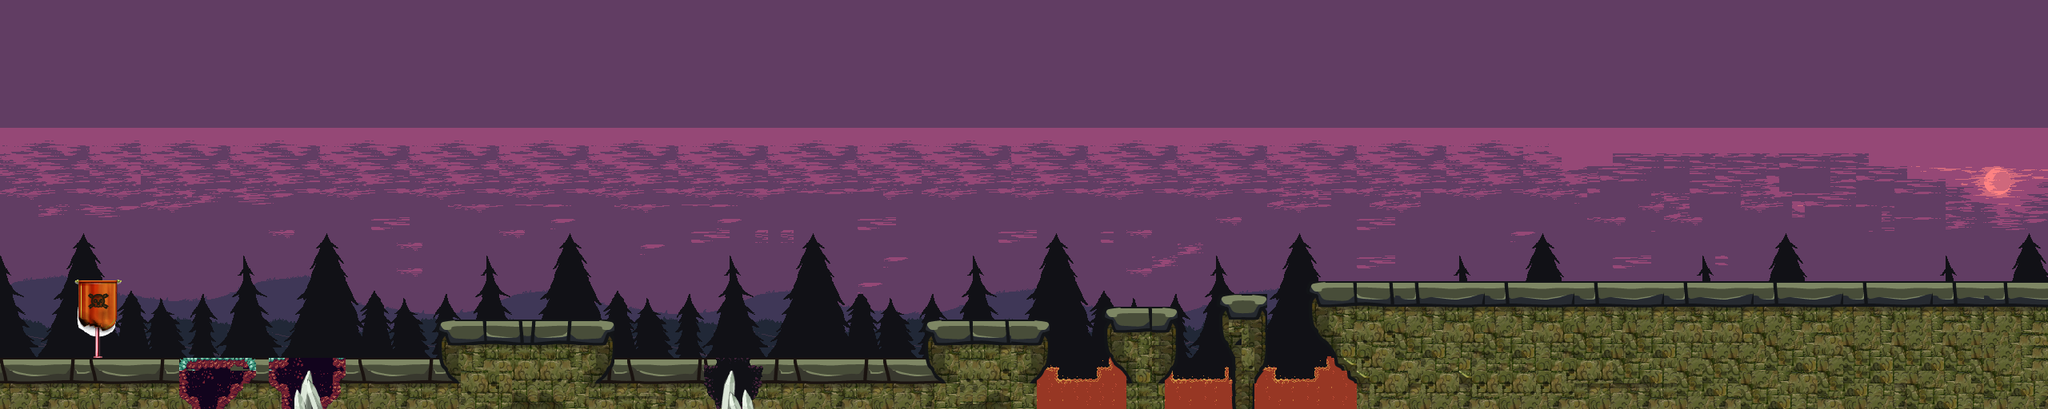

This game map was drawn from its Tiled (.tmx) file and the tilesets committed beside it. A one-line description and the trimmed map source follow:
An orthogonal 160x32 tile map with 16x16 px tiles, 9 tile layers (Background, FarBackgound2, FarBackground, Ground, ...), 13 tilesets and 54 objects.

<map version="1.10" tiledversion="1.11.0" orientation="orthogonal" renderorder="right-down" width="160" height="32" tilewidth="16" tileheight="16" infinite="0" nextlayerid="17" nextobjectid="144">
 <tileset firstgid="1" source="TileConvert/Castle -Background  Layer 2.tsx" />
 <tileset firstgid="7057" source="TileConvert/Night.tsx" />
 <tileset firstgid="7266" source="TileConvert/Dark Tree.tsx" />
 <tileset firstgid="7475" source="TileConvert/Far Forest.tsx" />
 <tileset firstgid="7684" source="TileConvert/dirt.tsx" />
 <tileset firstgid="7774" source="TileConvert/Trap_Spike.tsx" />
 <tileset firstgid="7823" source="TileConvert/death_sign.tsx" />
 <tileset firstgid="7872" source="TileConvert/tl2.tsx" />
 <tileset firstgid="7921" source="TileConvert/tl5.tsx" />
 <tileset firstgid="7970" source="TileConvert/tl6.tsx" />
 <tileset firstgid="8019" source="TileConvert/tl4.tsx" />
 <tileset firstgid="8068" source="TileConvert/lava.tsx" />
 <tileset firstgid="8086" source="TileConvert/tl3.tsx" />
 <layer id="2" name="Background" width="160" height="32">
  <data>[5120 cells, 5120 non-empty, 1 distinct tile ids]</data>
 </layer>
 <layer id="4" name="FarBackgound2" width="160" height="32">
  <data>[5120 cells, 785 non-empty, 95 distinct tile ids]</data>
 </layer>
 <layer id="3" name="FarBackground" width="160" height="32">
  <data>[5120 cells, 790 non-empty, 95 distinct tile ids]</data>
 </layer>
 <layer id="1" name="Ground" width="160" height="32">
  <data>[5120 cells, 2400 non-empty, 237 distinct tile ids]</data>
 </layer>
 <layer id="12" name="Lava" width="160" height="32">
  <data>[5120 cells, 90 non-empty, 18 distinct tile ids]</data>
 </layer>
 <layer id="5" name="Dirt" width="160" height="32">
  <data>[5120 cells, 1270 non-empty, 190 distinct tile ids]</data>
 </layer>
 <layer id="6" name="Trap" width="160" height="32">
  <data>[5120 cells, 14 non-empty, 8 distinct tile ids]</data>
 </layer>
 <layer id="7" name="Trap2" width="160" height="32">
  <data>[5120 cells, 14 non-empty, 10 distinct tile ids]</data>
 </layer>
 <layer id="9" name="Above dirt" width="160" height="32">
  <data>[5120 cells, 749 non-empty, 140 distinct tile ids]</data>
 </layer>
 <objectgroup id="10" name="GroundObject">
  <object id="13" x="0" y="448" width="368" height="16" />
  <object id="14" x="416" y="448" width="144" height="16" />
  <object id="16" x="544" y="400" width="16" height="48" />
  <object id="17" x="560" y="400" width="208" height="16" />
  <object id="18" x="752" y="400" width="16" height="64" />
  <object id="19" x="752" y="448" width="144" height="16" />
  <object id="21" x="928" y="448" width="240" height="16" />
  <object id="22" x="1152" y="400" width="16" height="64" />
  <object id="23" x="1152" y="400" width="160" height="16" />
  <object id="26" x="1376" y="384" width="16" height="64" />
  <object id="28" x="1376" y="384" width="96" height="16" />
  <object id="29" x="1456" y="384" width="16" height="80" />
  <object id="34" x="1664" y="432" width="16" height="16" />
  <object id="35" x="1648" y="416" width="16" height="16" />
  <object id="36" x="1632" y="400" width="16" height="16" />
  <object id="37" x="1632" y="352" width="16" height="48" />
  <object id="38" x="1632" y="352" width="928" height="16" />
  <object id="46" x="1296" y="416" width="16" height="32" />
  <object id="66" x="1520" y="368" width="64" height="64" />
  <object id="67" x="1536" y="432" width="48" height="32" />
  <object id="98" x="0" y="160" height="288" />
  <object id="99" x="2560" y="160" height="192" />
 </objectgroup>
 <objectgroup id="11" name="Trap">
  <object id="40" x="368" y="464" width="32" height="48" />
  <object id="41" x="400" y="480" width="16" height="16" />
  <object id="42" x="896" y="464" width="32" height="48" />
  <object id="43" x="928" y="480" width="16" height="32" />
  <object id="81" x="416" y="464" width="16" height="16" />
  <object id="82" x="416" y="480" width="16" height="16" />
  <object id="128" x="1296" y="448" width="16" height="48" />
  <object id="129" x="1312" y="480" width="80" height="16" />
  <object id="131" x="1392" y="448" width="16" height="48" />
  <object id="133" x="1456" y="464" width="16" height="32" />
  <object id="134" x="1472" y="480" width="80" height="16" />
  <object id="135" x="1536" y="464" width="16" height="16" />
  <object id="137" x="1568" y="464" width="16" height="32" />
  <object id="138" x="1584" y="480" width="96" height="16" />
  <object id="139" x="1664" y="448" width="16" height="32" />
 </objectgroup>
 <objectgroup id="14" name="Pilar">
  <object id="84" x="352" y="416" width="16" height="32" />
  <object id="86" x="16" y="416" width="16" height="32" />
  <object id="88" x="544" y="368" width="16" height="32" />
  <object id="89" x="752" y="368" width="16" height="32" />
  <object id="92" x="992" y="416" width="16" height="32" />
  <object id="94" x="1648" y="320" width="11.3333" height="32" />
  <object id="96" x="2192" y="320" width="16" height="32" />
  <object id="97" x="2528" y="320" width="16" height="32" />
  <object id="115" x="1136" y="416" width="16" height="32" />
 </objectgroup>
 <objectgroup id="15" name="Orcs">
  <object id="102" x="144" y="432" width="16" height="16" />
  <object id="103" x="624" y="384" width="16" height="16" />
  <object id="104" x="1056" y="432" width="16" height="16" />
  <object id="105" x="1824" y="336" width="16" height="16" />
  <object id="106" x="2096" y="336" width="16" height="16" />
  <object id="107" x="2352" y="336" width="16" height="16" />
 </objectgroup>
 <objectgroup id="16" name="Chest">
  <object id="125" x="480" y="432" width="16" height="16" />
  <object id="142" x="1248" y="384" width="16" height="16" />
 </objectgroup>
</map>
